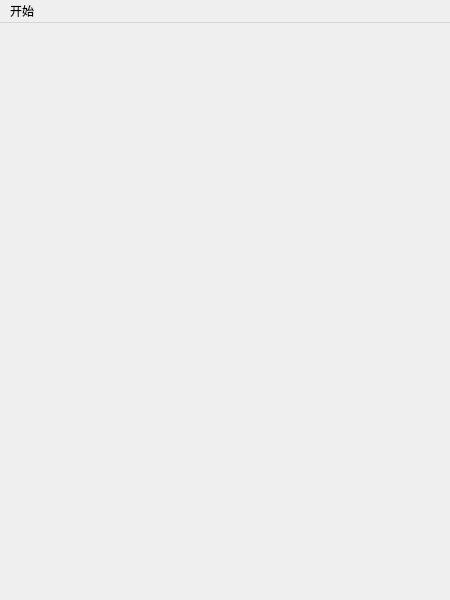
<?xml version="1.0" encoding="UTF-8"?>
<ui version="4.0">
 <class>MainScene</class>
 <widget class="QMainWindow" name="MainScene">
  <property name="geometry">
   <rect>
    <x>0</x>
    <y>0</y>
    <width>450</width>
    <height>600</height>
   </rect>
  </property>
  <property name="sizePolicy">
   <sizepolicy hsizetype="Preferred" vsizetype="Preferred">
    <horstretch>0</horstretch>
    <verstretch>0</verstretch>
   </sizepolicy>
  </property>
  <property name="minimumSize">
   <size>
    <width>450</width>
    <height>600</height>
   </size>
  </property>
  <property name="maximumSize">
   <size>
    <width>450</width>
    <height>600</height>
   </size>
  </property>
  <property name="windowTitle">
   <string>翻金币</string>
  </property>
  <widget class="QWidget" name="centralwidget"/>
  <widget class="QMenuBar" name="menubar">
   <property name="geometry">
    <rect>
     <x>0</x>
     <y>0</y>
     <width>450</width>
     <height>23</height>
    </rect>
   </property>
   <property name="nativeMenuBar">
    <bool>false</bool>
   </property>
   <widget class="QMenu" name="menu">
    <property name="title">
     <string>开始</string>
    </property>
    <addaction name="action_quit"/>
   </widget>
   <addaction name="menu"/>
  </widget>
  <action name="action_quit">
   <property name="text">
    <string>退出</string>
   </property>
  </action>
 </widget>
 <resources/>
 <connections/>
</ui>
